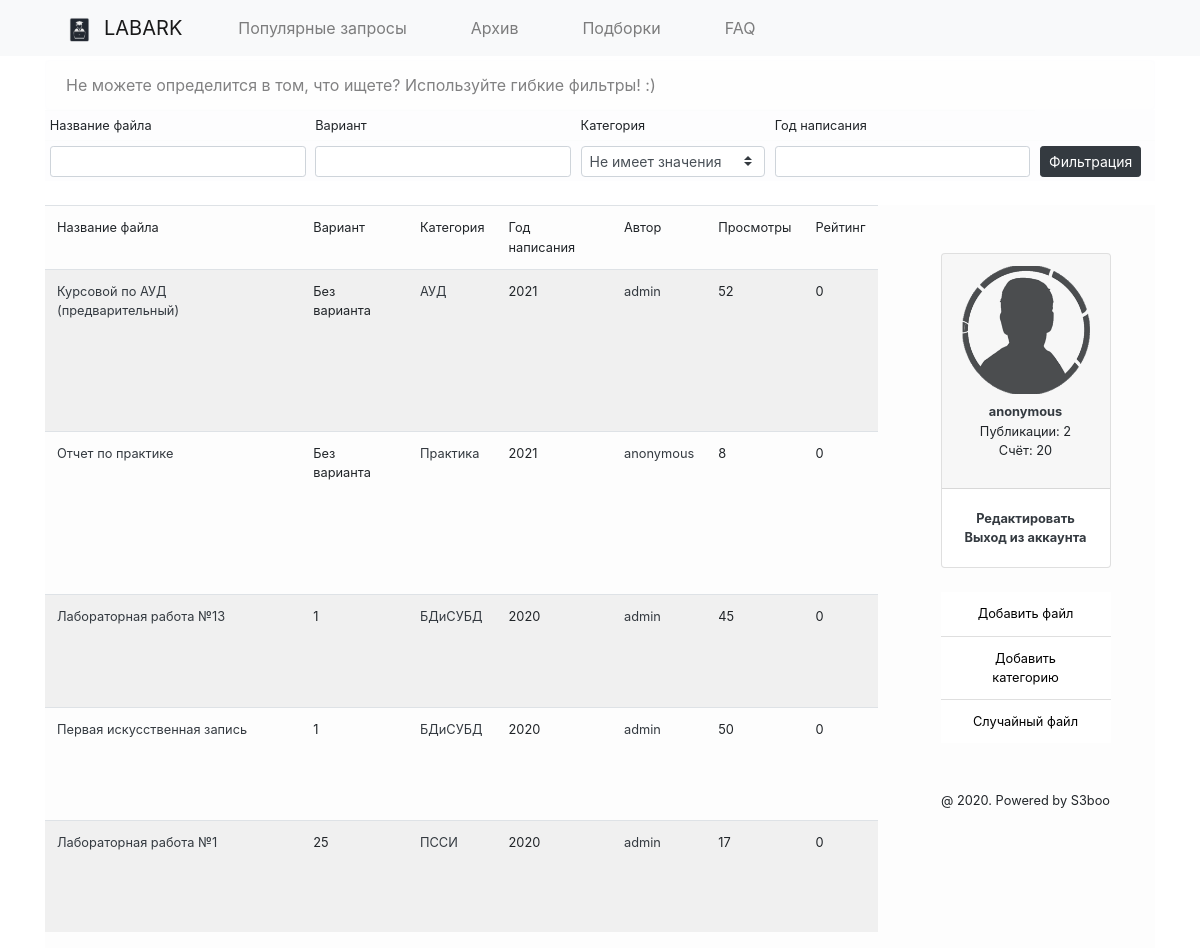
/archive (signed in), run on the app's committed database.
### LabArkApp/models.py (models this page shows, shortened)
class Lab(models.Model):
    name = models.CharField(max_length=50, blank=False)
    course = models.IntegerField()
    variant = models.CharField(default="Без варианта", max_length=20)
    year = models.IntegerField(default=datetime.now().year)
    category = models.ForeignKey(Category, on_delete=models.CASCADE)
    author = models.ForeignKey(User, on_delete=models.CASCADE)
    views = models.IntegerField(default=0)
    upload_time = models.DateTimeField(auto_now_add=True)
    file = models.FileField(upload_to="files")
    rating = models.IntegerField(default=0)
    class Meta:
        ordering = ["-id"]

class Category(models.Model):
    name = models.CharField(max_length=50, blank=False, unique=True)
    downloads = models.IntegerField(default=0)
    def __str__(self):
        return f"{self.name}"

class Profile(models.Model):
    user = models.OneToOneField(User, on_delete=models.CASCADE)
    reputation = models.IntegerField(default=0)
    uploads = models.IntegerField(default=0)
    userpic = models.ImageField(upload_to="userpics", default="default.png")
    status = models.TextField(max_length=100, default="Мой первый статус!")

### LabArkApp/views.py (the view)
# urls.py: re_path(r'^archive', LA.archive, name="archive"),
def archive(request):
    name = request.GET.get('name', "")
    variant = request.GET.get('variant', "")
    year = request.GET.get('year', '')
    category = request.GET.get('category', '0')
    last_data = {'name': name,
    'variant': variant,
    'year':year,
    'category':category
    }
    return render(request, 'archive.html', context={
        'last_labs': Lab.objects.filter(name__icontains=name, variant__icontains=variant, year__icontains=year, category__pk=category) if int(category) > 0
        else Lab.objects.filter(name__icontains=name, variant__icontains=variant, year__icontains=year),
        'form': forms.AddCategoryForm(),
        'message': "Не можете определится в том, что ищете? Используйте гибкие фильтры! :)",
        'category': Category.objects.all(),
        'last_data': last_data
    })

### LabArkApp/forms.py
class AddCategoryForm(forms.ModelForm):
    class Meta:
        model = models.Category
        fields = ('name', )

### templates/archive.html (shortened to what this page needs)
{% extends 'base.html' %}
{% block content %}
{% include "message.html" %}
{% include "filter.html" %}
<div class="row m-0 p-0 content">
  <table class="table table-responsive-lg table-hover table-striped ml-0 mr-5 col-12 col-lg-9 w-100">
      <thead class="thead-dark">
      <tr>
          <td class="small">Название файла</td>
          <td class="small">Вариант</td>
          <td class="small">Категория</td>
          <td class="small">Год написания</td>
          <td class="small">Автор</td>
          <td class="small">Просмотры</td>
          <td class="small">Рейтинг</td>
      </tr>
      </thead>
      <tbody>
      {% for x in last_labs %}
          <tr>
              <td class="small"><a href="{% url "details" x.id %}" class="text-dark">{{ x.name }}</a></td>
              <td class="small">{% if x.variant == '0' %} Без варианта {% else %} {{ x.variant }} {% endif %}</td>
              <td class="small"><a href="{% url "category_labs" x.category.id %}" class="text-dark">{{ x.category }}</a></td>
              <td class="small">{{ x.year }}</td>
              <td class="small"><a href="{% url "profile_view" x.author.id %}" class="text-dark">{{ x.author }}</a></td>
              <td class="small">{{ x.views }}</td>
              <td class="small">{{ x.rating }}</td>
          </tr>
      {% endfor %}
      </tbody>
  </table>
  {% include "aside_nav.html" %}
</div>
{% endblock %}

### templates/userframe.html
<div class="card">
    <div class="card-header">
        <img src="{{ user.profile.userpic.url }}" alt="Userpic" class="img-fluid pb-2">
        <br>
        <a class="text-dark" href="{% url 'profile_view' user.id %}"><strong>{{ user.get_username}}</strong></a>
        <br>
        <p>Публикации: {{ user.profile.uploads }} <br> Счёт: {{ user.profile.reputation }}</p>
    </div>
    <div class="card-body">
        <div class="card-text">
            <a href="#" class="text-dark font-weight-bold">Редактировать</a>
            <br>
            <a href="{% url 'logout' %}" class="text-dark font-weight-bold">Выход из аккаунта</a>
        </div>
    </div>
</div>

### static/css/style.css (style rules this page uses)
.content { background: #FDFDFD; height: calc(100vh - 57px); }

### data on the page
Lab: name "Курсовой по АУД (предварительный)", variant "Без варианта", category "АУД", year "2021", author "admin", views "52", rating "0"
Lab: name "Отчет по практике", variant "Без варианта", category "Практика", year "2021", author "anonymous", views "8", rating "0"
Lab: name "Лабораторная работа №13", variant "1", category "БДиСУБД", year "2020", author "admin", views "45", rating "0"
Lab: name "Первая искусственная запись", variant "1", category "БДиСУБД", year "2020", author "admin", views "50", rating "0"
Lab: name "Лабораторная работа №1", variant "25", category "ПССИ", year "2020", author "admin", views "17", rating "0"

### other printed values
{{ message }} "Не можете определится в том, что ищете? Используйте гибкие фильтры! :)"
{{ user.get_username }} "anonymous"
{{ user.profile.uploads }} "2"
{{ user.profile.reputation }} "20"
